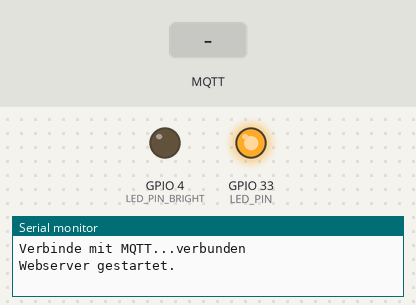
A sketch run on a simulated ESP32. On the bench: output pins drawn as LEDs (lit = HIGH), the last lines printed to the serial monitor. Dashed ring = blinking. Inputs (shaded band) come from the test bench. WiFi joins after 1.5 s; servers stay silent unless stated; no MQTT or app messages arrive unless stated; the camera gives no picture.

Above: at 3.0 s.
3.1 s: MQTT message "activate_esp_cam" arrives on the first subscribed topic
At 4.2 s:
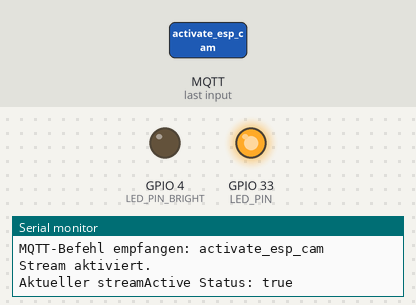
4.6 s: MQTT message "deactivate_esp_cam" arrives on the first subscribed topic
At 4.9 s:
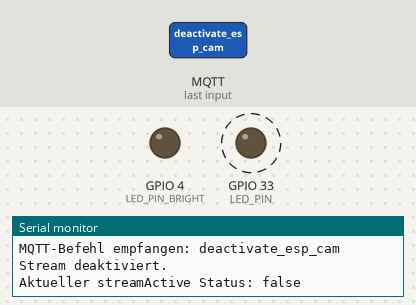
Timing chart, 0 to 16.6 s (numbered marks = the images above; inputs shaded):
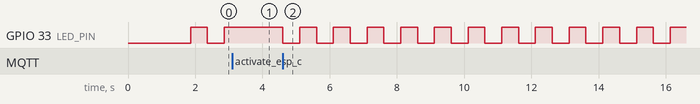

Measured:
- after the input at 3.1 s, GPIO 33 (LED_PIN): stays HIGH (without the input it goes to LOW after 0.26 s)
- after the input at 4.6 s, GPIO 33 (LED_PIN): alternates HIGH for 0.50 s and LOW for 0.50 s, starting at once

The sketch:

sketch_mar23a.ino
```cpp
#include "esp_camera.h"
#include <WiFi.h>
#include <WebServer.h>
#include <PubSubClient.h>
#include <ESPmDNS.h>

// Bekannte WLANs
const char* ssidList[] = {"devolo-108", "Schule"};
const char* passwordList[] = {"BKAJYQKRJAEVHEFO", "WlanAccess"};
const int networkCount = sizeof(ssidList) / sizeof(ssidList[0]);

// MQTT-Konfiguration
const char* mqtt_server = "192.168.2.194";
const int   mqtt_port   = 1883;
const char* mqtt_topic  = "home/esp/cam/#";

// Webserver auf Port 80
WebServer server(80);

// MQTT-Client
WiFiClient espClient;
PubSubClient mqttClient(espClient);

// Globale Flags
volatile bool streamActive = false;
volatile bool brightLedState = false;

// LED-Pins: LED_PIN (z. B. rote LED) und LED_PIN_BRIGHT (z. B. helle LED)
#define LED_PIN 33
#define LED_PIN_BRIGHT 4

unsigned long lastStatusPrint = 0;
unsigned long lastBlinkTime = 0;
bool ledState = false;

// Kamera-Konfiguration (funktionierende Konfiguration)
camera_config_t config = {
  .pin_pwdn     = 32,
  .pin_reset    = -1,
  .pin_xclk     = 0,
  .pin_sscb_sda = 26,
  .pin_sscb_scl = 27,
  .pin_d7       = 35,
  .pin_d6       = 34,
  .pin_d5       = 39,
  .pin_d4       = 36,
  .pin_d3       = 21,
  .pin_d2       = 19,
  .pin_d1       = 18,
  .pin_d0       = 5,
  .pin_vsync    = 25,
  .pin_href     = 23,
  .pin_pclk     = 22,
  .xclk_freq_hz = 20000000,
  .ledc_timer   = LEDC_TIMER_0,
  .ledc_channel = LEDC_CHANNEL_0,
  .pixel_format = PIXFORMAT_JPEG,
  .frame_size   = FRAMESIZE_SVGA,
  .jpeg_quality = 10,
  .fb_count     = 2,
};

// Verbindung zu einem der bekannten WLANs herstellen
void connectToWiFi() {
  bool connected = false;
  for (int i = 0; i < networkCount && !connected; i++) {
    Serial.print("Versuche, mich mit ");
    Serial.println(ssidList[i]);
    WiFi.begin(ssidList[i], passwordList[i]);
    unsigned long startAttemptTime = millis();
    while (WiFi.status() != WL_CONNECTED && millis() - startAttemptTime < 10000) {
      delay(500);
      Serial.print(".");
    }
    if (WiFi.status() == WL_CONNECTED) {
      connected = true;
      Serial.println();
      Serial.print("Verbunden mit: ");
      Serial.println(ssidList[i]);
      Serial.print("IP-Adresse: ");
      Serial.println(WiFi.localIP());
      break;
    } else {
      Serial.println();
      Serial.print("Verbindung zu ");
      Serial.println(ssidList[i]);
      Serial.println(" fehlgeschlagen.");
    }
  }
  if (!connected) {
    Serial.println("Keine bekannte Verbindung verfügbar.");
  }
}

// mDNS einrichten, damit der ESP unter "esp32cam.local" erreichbar ist
void setupMDNS() {
  if (!MDNS.begin("esp32cam")) {
    Serial.println("Fehler beim Starten von mDNS");
  } else {
    Serial.println("mDNS gestartet, erreichbar unter: esp32cam.local");
  }
}

// MQTT-Callback: Befehle verarbeiten
void mqttCallback(char* topic, byte* payload, unsigned int length) {
  String message;
  for (unsigned int i = 0; i < length; i++) {
    message += (char)payload[i];
  }
  Serial.print("MQTT-Befehl empfangen: ");
  Serial.println(message);

  if (message == "activate_esp_cam") {
    streamActive = true;
    Serial.println("Stream aktiviert.");
  }
  else if (message == "deactivate_esp_cam") {
    streamActive = false;
    Serial.println("Stream deaktiviert.");
  }
  else if (message == "activate_esp_bright_led") {
    brightLedState = true;
    Serial.println("Bright LED on.");
  }
  else if (message == "deactivate_esp_bright_led") {
    brightLedState = false;
    Serial.println("Bright LED off.");
  }
  else {
    Serial.print("Unbekannter Befehl: ");
    Serial.println(message);
  }
  Serial.print("Aktueller streamActive Status: ");
  Serial.println(streamActive ? "true" : "false");
}

// MQTT-Verbindung herstellen und Reconnect-Logik
void setupMQTT() {
  mqttClient.setServer(mqtt_server, mqtt_port);
  mqttClient.setCallback(mqttCallback);

  // Versuche einmalig eine Verbindung herzustellen
  Serial.print("Verbinde mit MQTT...");
  if (mqttClient.connect("ESP32CamClient")) {
    Serial.println("verbunden");
    mqttClient.subscribe(mqtt_topic);
  } else {
    Serial.print("Fehler, rc=");
    Serial.println(mqttClient.state());
    // Hier könntest du entscheiden, ob du weitermachst oder später in loop() neu versuchst.
  }
}

// Webserver-Routen definieren
void startCameraServer() {
  // Root: Zeige entweder den Stream oder eine Standby-Seite
  server.on("/", HTTP_GET, [](){
    if (streamActive) {
      server.send(200, "text/html",
        "<html>\
           <head><title>ESP32-CAM Stream</title></head>\
           <body>\
             <h1>ESP32-CAM Live Stream</h1>\
             <img src=\"/stream\" style=\"width:100%;\"/>\
           </body>\
         </html>");
    } else {
      server.send(200, "text/html",
        "<html>\
           <head><title>Standby</title></head>\
           <body>\
             <h1>Kamera im Standby-Modus</h1>\
             <p>Aktivieren Sie den Stream per MQTT-Befehl.</p>\
           </body>\
         </html>");
    }
  });

  // Stream-Endpunkt: Liefert den MJPEG-Stream, wenn aktiviert
  server.on("/stream", HTTP_GET, [](){
    if (!streamActive) {
      server.send(403, "text/plain", "Stream nicht aktiv");
      return;
    }
    WiFiClient client = server.client();
    String response = "HTTP/1.1 200 OK\r\n";
    response += "Content-Type: multipart/x-mixed-replace; boundary=frame\r\n\r\n";
    server.sendContent(response);

    while (streamActive && client.connected()) {
      camera_fb_t * fb = esp_camera_fb_get();
      if (!fb) {
        Serial.println("Kameracapture fehlgeschlagen");
        break;
      }
      response = "--frame\r\n";
      response += "Content-Type: image/jpeg\r\n\r\n";
      server.sendContent(response);
      client.write(fb->buf, fb->len);
      server.sendContent("\r\n");
      esp_camera_fb_return(fb);
      delay(30);
    }
  });

  server.begin();
  Serial.println("Webserver gestartet.");
}

//
// Setup-Funktion
//
void setup() {
  Serial.begin(115200);
  Serial.setDebugOutput(true);
  Serial.println();

  // LED-Pins konfigurieren
  pinMode(LED_PIN, OUTPUT);
  pinMode(LED_PIN_BRIGHT, OUTPUT);

  // Kamera initialisieren
  Serial.println("Initialisiere Kamera...");
  esp_err_t err = esp_camera_init(&config);
  if (err != ESP_OK) {
    Serial.printf("Kamera-Init fehlgeschlagen mit Fehler 0x%x\n", err);
    // Hier kannst du z.B. einen Neustart einleiten oder in einen Fehler-Standby wechseln.
  }

  // WLAN-Verbindung herstellen über Liste
  connectToWiFi();

  // mDNS initialisieren
  setupMDNS();

  // MQTT einrichten (einmaliger Versuch)
  setupMQTT();

  // Starte den Webserver – dieser wird jetzt unabhängig von der MQTT-Verbindung gestartet
  startCameraServer();
}

//
// Hauptschleife
//
void loop() {
  // Versuche in der Loop-Funktion, die MQTT-Verbindung aufrechtzuerhalten:
  if (!mqttClient.connected()) {
    Serial.println("MQTT-Verbindung verloren, versuche erneut zu verbinden...");
    // Versuche, die Verbindung herzustellen (dies ist nicht blockierend)
    if (mqttClient.connect("ESP32CamClient")) {
      Serial.println("MQTT-Verbindung wiederhergestellt.");
      mqttClient.subscribe(mqtt_topic);
    }
  }
  mqttClient.loop();
  server.handleClient();

  // LED-Steuerung:
  if (streamActive) {
    digitalWrite(LED_PIN, HIGH);
  } else {
    unsigned long currentTime = millis();
    if (currentTime - lastBlinkTime > 500) {
      ledState = !ledState;
      digitalWrite(LED_PIN, ledState ? HIGH : LOW);
      lastBlinkTime = currentTime;
    }
  }
  digitalWrite(LED_PIN_BRIGHT, brightLedState ? HIGH : LOW);

  // Heartbeat-Ausgabe alle 10 Sekunden
  if (millis() - lastStatusPrint > 10000) {
    Serial.print("Heartbeat: streamActive = ");
    Serial.println(streamActive ? "true" : "false");
    lastStatusPrint = millis();
  }
}
```
